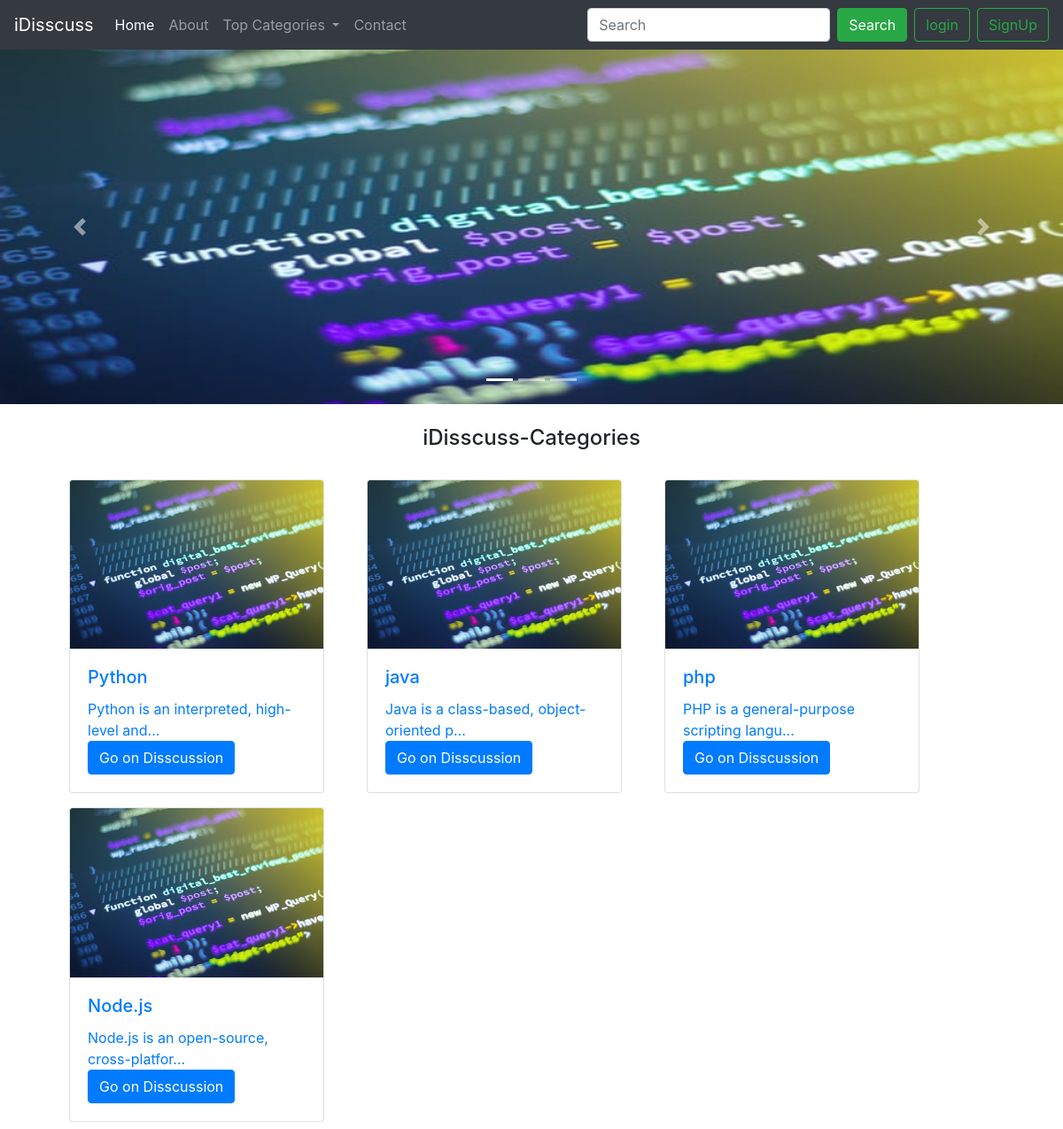
The page / on the database its author committed.
### tables this page shows
CREATE TABLE `catetories` (
  `categories_id` int(8) NOT NULL,
  `categories_name` text NOT NULL,
  `categories_descr.` varchar(255) NOT NULL,
  `created` datetime NOT NULL
);

### index.php (the view, shortened to what this page needs)
<!doctype html>
<html lang="en">
<head>
    <link rel="stylesheet" href="https://maxcdn.bootstrapcdn.com/bootstrap/4.0.0/css/bootstrap.min.css"
>
</head>
<body>
    <?php include 'partials/_header.php'; ?>
    <?php include 'partials/_dbconnect.php'?>
    <div id="carouselExampleIndicators" class="carousel slide" data-ride="carousel">
        <ol class="carousel-indicators">
            <li data-target="#carouselExampleIndicators" data-slide-to="0" class="active"></li>
            <li data-target="#carouselExampleIndicators" data-slide-to="1"></li>
            <li data-target="#carouselExampleIndicators" data-slide-to="2"></li>
        </ol>
        <div class="carousel-inner">
            <div class="carousel-item active">
                <img class="d-block w-100" src="img/slid1.jpg" width="700" height="400" alt="First slide">
            </div>
        </div>
        <a class="carousel-control-prev" href="#carouselExampleIndicators" role="button" data-slide="prev">
            <span class="carousel-control-prev-icon" aria-hidden="true"></span>
        </a>
        <a class="carousel-control-next" href="#carouselExampleIndicators" role="button" data-slide="next">
            <span class="carousel-control-next-icon" aria-hidden="true"></span>
        </a>
    </div>
    <div class="container ">
        <h4 class="text-center my-4">iDisscuss-Categories</h4>
        <div class="row ">
            <?php
        $sql = "SELECT*FROM `catetories`";
        $result =mysqli_query($conn,$sql);
        while($rows=mysqli_fetch_assoc($result))
        {
            $name =$rows['categories_name'];
            $desc=$rows['categories_descr.'];
            $id=$rows['categories_id'];
          echo ' <div class="card col-dm-4  ml-5 my-2" style="width: 18rem;">
          <img class="card-img-top" src="img/slid1.jpg" alt="Card image cap">
          <div class="card-body">
              <h5 class="card-title"><a href="Threadlist.php?catid='.$id.'">'.$name.'</h5>
              <p class="card-text">'.substr($desc,0,40).'...</p>
              <a href="Threadlist.php?catid='.$id.'" class="btn btn-primary">Go on  Disscussion</a>
          </div>
      </div>';
        }
        ?>
        </div>
    </div>
</body>
</html>

### partials/_header.php (shortened to what this page needs)
<?php
include 'partials/_dbconnect.php';
echo '<nav class="navbar navbar-expand-lg navbar-dark bg-dark">
  <a class="navbar-brand" href="#">iDisscuss</a>
  <button class="navbar-toggler" type="button" data-toggle="collapse" data-target="#navbarSupportedContent" aria-controls="navbarSupportedContent" aria-expanded="false" aria-label="Toggle navigation">
    <span class="navbar-toggler-icon"></span>
  </button>
  <div class="collapse navbar-collapse" id="navbarSupportedContent">
    <ul class="navbar-nav mr-auto">
      <li class="nav-item active">
        <a class="nav-link" href="#">Home <span class="sr-only">(current)</span></a>
      </li>
      <li class="nav-item">
        <a class="nav-link" href="partials/_About.php">About</a>
      </li>
      <li class="nav-item dropdown">
      <a class="nav-link dropdown-toggle" href="#" id="navbarDropdown" role="button" data-toggle="dropdown" aria-haspopup="true" aria-expanded="false">
      Top Categories
       </a>';
      $sql="SELECT `categories_name` FROM `catetories`LIMIT 3 ";
      $result=mysqli_query($conn,$sql);
      $num=mysqli_num_rows($result);
        if($num >0) {
      echo'<div class="dropdown-menu" aria-labelledby="navbarDropdown">';
        }
     echo '</div><li class="nav-item">
        <a class="nav-link " href="partails/_contact.php">Contact</a>
      </li></ul>';
    if(isset($_SESSION['loggedin']) && $_SESSION['loggedin']==true){
  echo'
    <form class="form-inline my-2 my-lg-0">
      <input class="form-control mr-sm-2" type="search" placeholder="Search" aria-label="Search">
      <button class="btn btn-success my-2 my-sm-0" type="submit">Search</button>
      <b class="text-light ml-2">'.$_SESSION['usermail'].'</b></form>
      <a href="partials/_logout.php" class="btn btn-outline-success ml-2 my-2 my-sm-0"  >logout</a>
      ';
   }
   else{
      echo
      '  <form class="form-inline my-2 my-lg-0">
      <input class="form-control mr-sm-2" type="search" placeholder="Search" aria-label="Search">
      <button class="btn btn-success my-2 my-sm-0" type="submit">Search</button>
    </form>
    <button class="btn btn-outline-success ml-2 my-2 my-sm-0" data-toggle="modal" data-target="#loginmodal" >login</button>
    <button class="btn btn-outline-success ml-2 my-2 my-sm-0" data-toggle="modal" data-target="#signupmodal" >SignUp</button>
    ';
   }
   echo ' </div></nav>';
 ?>

### rows shown on the page
catetories: categories_name "Python", substr "Python is an interpreted, high-level and"
catetories: categories_name "java", substr "Java is a class-based, object-oriented p"
catetories: categories_name "php", substr "PHP is a general-purpose scripting langu"
catetories: categories_name "Node.js", substr "Node.js is an open-source, cross-platfor"
